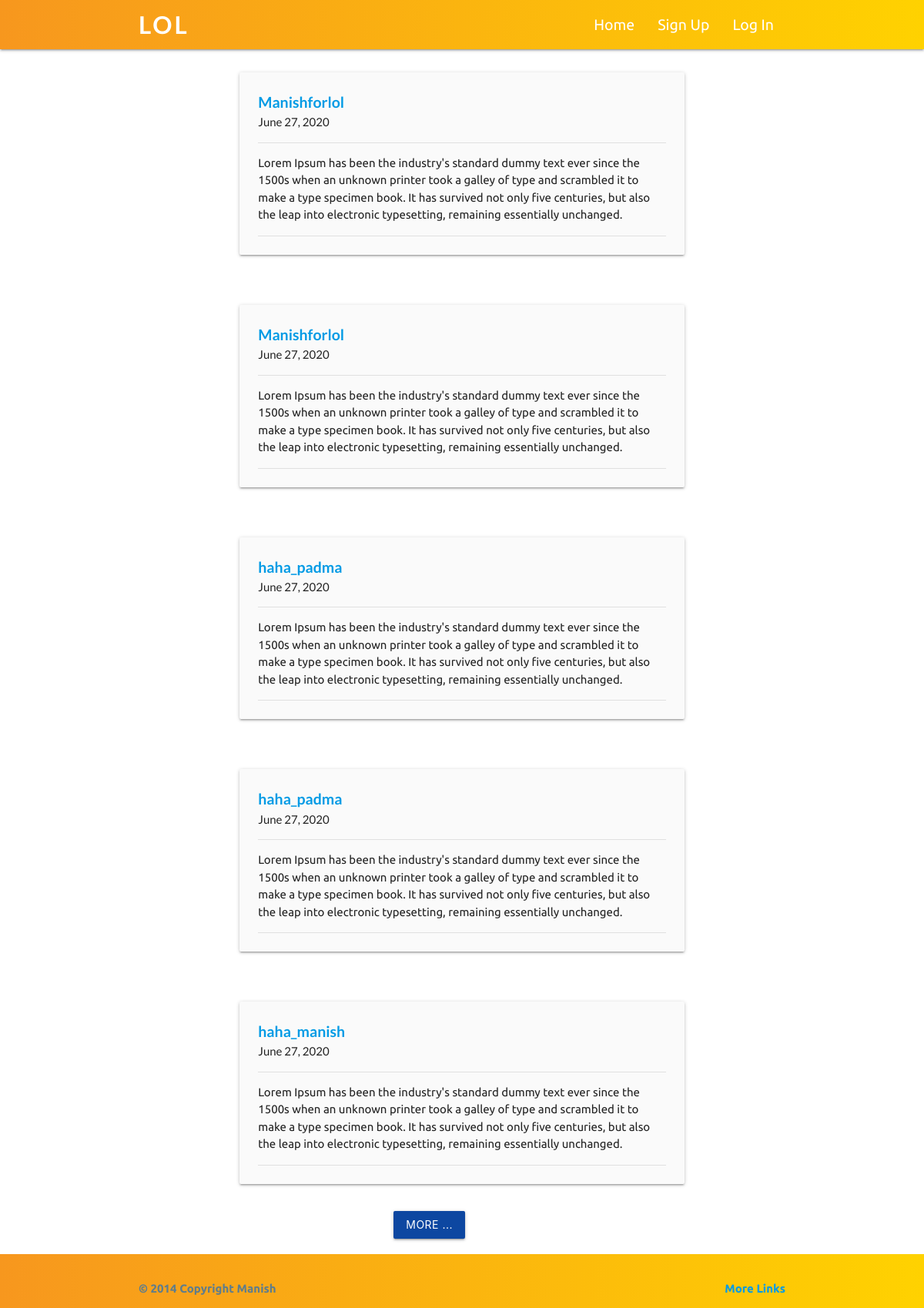
Screenshot of /blog/ with the database file from the repository.
### posts/models.py (models this page shows, shortened)
class Post(models.Model):
    title = models.CharField(max_length=100)
    content = models.TextField()
    likes = models.ManyToManyField(User, related_name='likes', blank=True)
    date_posted = models.DateTimeField(default=timezone.now)
    author = models.ForeignKey(User, on_delete=models.CASCADE)

### posts/views.py (the view)
# urls.py: path('blog/', PostListView.as_view(), name="lol-blog"),
class PostListView(ListView):
    model = Post
    template_name = 'posts/blog.html'
    context_object_name = 'posts'
    ordering = ['-date_posted']
    paginate_by = 5

### posts/templates/posts/blog.html (shortened to what this page needs)
{%extends 'entry/base.html'%} {%block content%}
<div>
  {%for post in posts%}
  <div class="container-section">
    <div class="row">
      <div class="col s12 m8 offset-m2 l6 offset-l3">
        <div class="card-panel grey lighten-5 z-depth-1">
          <p
            class="author-heading"
            style="font-size: 1.3em; font-weight: bolder;"
          >
            <a href="{%url 'user-posts' post.author.username%}"
              >{{post.author}}</a
            >
          </p>
          <p class="author-heading" style="font-size: 1em; font-weight: 400;">
            {{post.date_posted|date:"F d, Y"}}
          </p>
          <div class="divider"></div>
          <p
            class="author-heading"
            style="font-size: 15px; font-family: ubuntu; margin-top: 1em;"
          >
            {{post.content}}
          </p>
          <div class="divider"></div>
        </div>
      </div>
    </div>
  </div>
  {%endfor%}
</div>
{%if is_paginated%}{%if page_obj.has_next%}
<div class="container-section">
  <div class="row">
    <div class="col s12 l2 offset-l5">
      <a
        class="waves-effect waves-light blue darken-4 btn"
        href="?page={{page_obj.next_page_number}}"
      >
        More ...</a
      >
    </div>
  </div>
</div>
{%endif%}{%endif%} {%endblock%}

### entry/templates/entry/base.html (shortened to what this page needs)
{%load static%}
<!DOCTYPE html>
<html lang="en">
  <head>
    <link
      rel="stylesheet"
      href="https://cdnjs.cloudflare.com/ajax/libs/materialize/1.0.0/css/materialize.min.css"
    />
    <link rel="stylesheet" href="{%static 'entry/main.css'%}" />
  </head>
  <body>
    <div>
      <nav>
        <div class="nav-wrapper container">
          <a class="brand-logo">LOL</a>
          <ul class="right hide-on-med-and-down">
            {%if user.is_authenticated%}
            <li><a href="{%url 'lol-blog'%}">Home</a></li>
            <li><a href="{%url 'post-create'%}">New Post</a></li>
            <li><a href="{%url 'lol-profile'%}">{{user.username}}</a></li>
            <li>
              <a href="{%url 'lol-logout'%}">Log Out</a>
            </li>
            {%else%}
            <li><a href="{%url 'lol-home'%}">Home</a></li>
            <li><a href="{%url 'lol-signup'%}">Sign Up</a></li>
            <li><a href="{%url 'lol-login'%}">Log In</a></li>
            {%endif%}
          </ul>
        </div>
      </nav>
    </div>
     {%block content%} {%endblock%}
    <footer class="page-footer">
      <div class="footer-copyright">
        <div class="blue-grey-text lightne-5 container">
          © 2014 Copyright Manish
          <a class="right" href="#!">More Links</a>
        </div>
      </div>
    </footer>
  </body>
</html>

### entry/static/entry/main.css (style rules this page uses)
* { margin: 0; padding: 0; }
nav { background: #f7971e; background: -webkit-linear-gradient( to right, #ffd200, #f7971e ); background: linear-gradient( to left, #ffd200, #f7971e ); }
.brand-logo { font-family: "Lato", sans-serif; font-size: 3em; font-weight: bolder; letter-spacing: 0.1em; }
.nav-wrapper li a { font-family: "Ubuntu", sans-serif; font-size: 1.3em; }
body { display: flex; min-height: 100vh; flex-direction: column; }
footer { flex: 1 0 auto; }
.page-footer, .footer-copyright { background: #f7971e; background: -webkit-linear-gradient( to right, #ffd200, #f7971e ); background: linear-gradient( to left, #ffd200, #f7971e ); font-family: ubuntu; font-weight: bold; }
.card-panel { margin-top: 2rem; font-family: lato; font-size: 15px; }
.divider { margin-top: 1em; }

### rows the page displays
Post: author "Manishforlol", date_posted "June 27, 2020", content "Lorem Ipsum has been the industry's standard dummy text ever since the 1500s when an unknown printer took a galley of type and scrambled it to make a type specimen book. It has survived not only five centuries, but also the leap into electronic typesetting, remaining essentially unchanged."
Post: author "Manishforlol", date_posted "June 27, 2020", content "Lorem Ipsum has been the industry's standard dummy text ever since the 1500s when an unknown printer took a galley of type and scrambled it to make a type specimen book. It has survived not only five centuries, but also the leap into electronic typesetting, remaining essentially unchanged."
Post: author "haha_padma", date_posted "June 27, 2020", content "Lorem Ipsum has been the industry's standard dummy text ever since the 1500s when an unknown printer took a galley of type and scrambled it to make a type specimen book. It has survived not only five centuries, but also the leap into electronic typesetting, remaining essentially unchanged."
Post: author "haha_padma", date_posted "June 27, 2020", content "Lorem Ipsum has been the industry's standard dummy text ever since the 1500s when an unknown printer took a galley of type and scrambled it to make a type specimen book. It has survived not only five centuries, but also the leap into electronic typesetting, remaining essentially unchanged."
Post: author "haha_manish", date_posted "June 27, 2020", content "Lorem Ipsum has been the industry's standard dummy text ever since the 1500s when an unknown printer took a galley of type and scrambled it to make a type specimen book. It has survived not only five centuries, but also the leap into electronic typesetting, remaining essentially unchanged."
